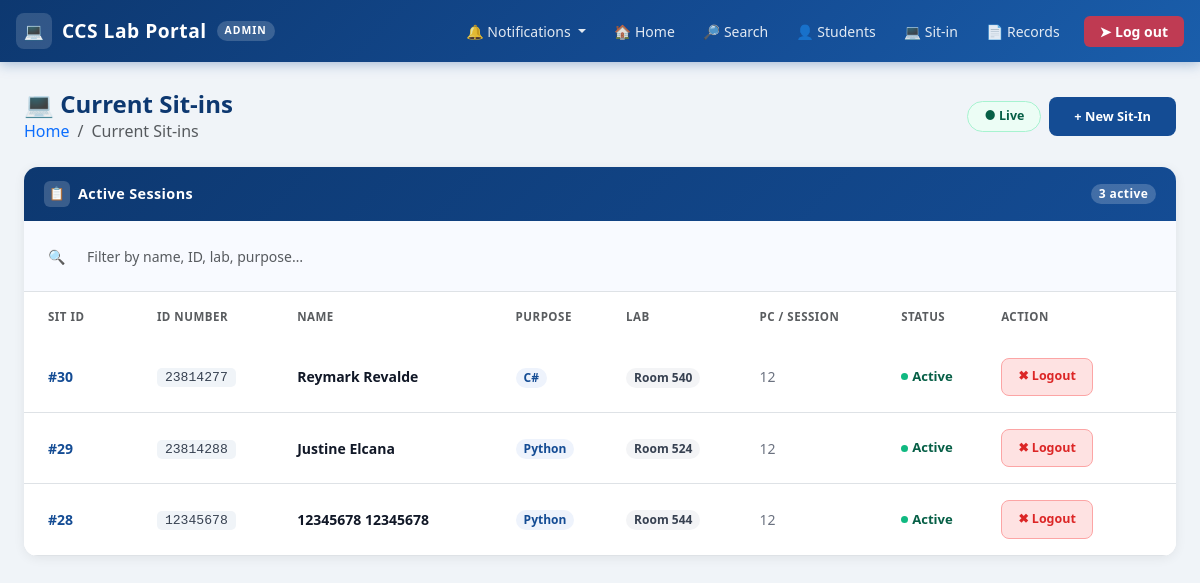
/admin/current_sitin (signed in), run on an earlier commit of the app's database.
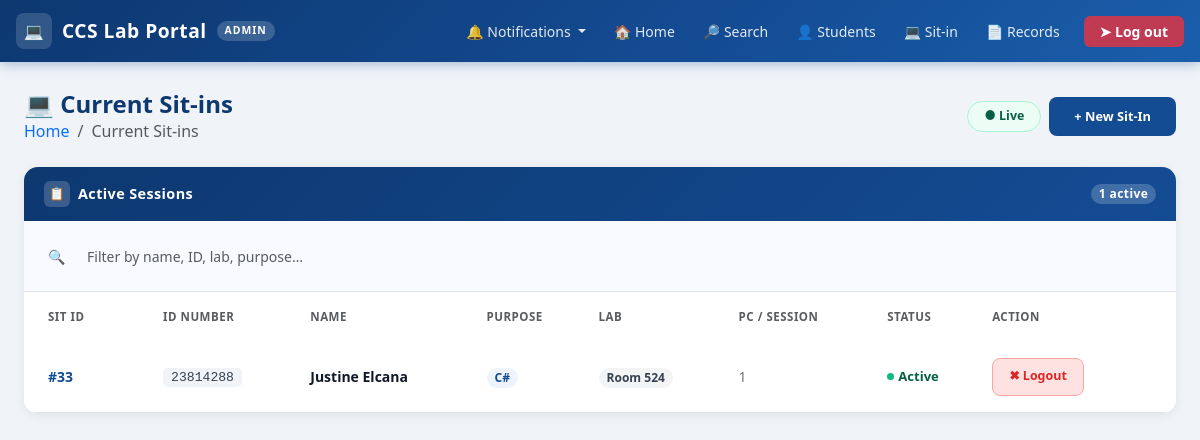
And on a later commit of the database.
### tables this page shows
CREATE TABLE sessions_history(
            session_id INTEGER PRIMARY KEY AUTOINCREMENT,
            student_id INTEGER NOT NULL,
            login_time TEXT,
            logout_time TEXT,
            session_date TEXT NOT NULL,
            purpose TEXT,
            pc_number TEXT,
            lab_room TEXT,       
            FOREIGN KEY(student_id) REFERENCES students(id)
        );

CREATE TABLE students(
            id INTEGER PRIMARY KEY AUTOINCREMENT,
            id_number TEXT UNIQUE NOT NULL,
            first_name TEXT NOT NULL CHECK(length(first_name) <= 30),
            middle_name TEXT CHECK(length(middle_name) <= 30),
            last_name TEXT NOT NULL CHECK(length(last_name) <= 30),
            course_level INTEGER NOT NULL CHECK(course_level BETWEEN 1 AND 4),
            course TEXT NOT NULL,
            password TEXT NOT NULL,
            email TEXT UNIQUE NOT NULL,
            address TEXT NOT NULL,
            sessions_remaining INTEGER NOT NULL DEFAULT 30 CHECK(sessions_remaining BETWEEN 0 AND 30),
            total_session_used INTEGER NOT NULL DEFAULT 0 CHECK(total_session_used >= 0),
            profile_photo TEXT DEFAULT NULL
            );

### app.py (the view)
@app.route("/admin/current_sitin")
def admin_current_sitin():
    if "user" not in session or session.get("role") != "admin":
        flash("Please log in first!", "warning")
        return redirect(url_for("login"))
    try:
        current = view_current_sitin()  # Fetch all active sit-ins
        return render_template(
            "admin/admin_current_sitin.html",
            current=current
        )
    except Exception as e:
        flash(f"Error fetching current sit-ins: {str(e)}", "danger")
        return render_template("admin/admin_current_sitin.html", current=[])

### database.py (called while the page is built)
def get_db():
    if "db" not in g:
        g.db = sqlite3.connect(
            DATABASE,
            detect_types=sqlite3.PARSE_DECLTYPES,
            timeout=30
        )
        g.db.row_factory = sqlite3.Row
        g.db.execute("PRAGMA journal_mode = WAL")
        g.db.execute("PRAGMA foreign_keys = ON")
    return g.db

### db_helper.py (called while the page is built)
def execute(query, params=(), fetchone=False, fetchall=False, commit=False):
    db = get_db()
    if fetchone and fetchall:
        raise ValueError("Cannot Use Fetchone and Fetchall at the same time!")
    cursor = db.execute(query,params)
    try:
        result = None
        if fetchone:
            row = cursor.fetchone()
            result = dict(row) if row else None
        elif fetchall:
            rows = cursor.fetchall()
            result = [dict(r) for r in rows]
        if commit:
            db.commit()
            return cursor.rowcount
        return result
    except Exception:
        db.rollback()
        raise
    finally:
        cursor.close()

### models/admin_models.py (called while the page is built)
def view_current_sitin():
    query = """
    SELECT
        sh.session_id AS sit_id,
        s.id_number,
        s.first_name || ' ' || s.last_name AS name,
        sh.purpose,
        sh.lab_room AS sit_lab,
        sh.pc_number AS session,
        CASE
            WHEN sh.logout_time IS NULL THEN 'Active'
            ELSE 'Ended'
        END AS status,
        sh.login_time
    FROM sessions_history sh
    JOIN students s ON sh.student_id = s.id
    WHERE sh.logout_time IS NULL
    ORDER BY sh.login_time DESC
    """
    sitins = execute(query, fetchall=True)
    return sitins

### templates/admin/admin_current_sitin.html (shortened to what this page needs)
{% extends "admin/admin_base.html" %}
{% block content %}
<div class="page-header d-flex align-items-center justify-content-between flex-wrap gap-2">
  <div>
    <h4>&#128187; Current Sit-ins</h4>
    <nav aria-label="breadcrumb">
      <ol class="breadcrumb mb-0">
        <li class="breadcrumb-item"><a href="/admin/dashboard" class="text-decoration-none">Home</a></li>
        <li class="breadcrumb-item active" aria-current="page">Current Sit-ins</li>
      </ol>
    </nav>
  </div>
  <div class="d-flex align-items-center gap-2">
    <span class="badge rounded-pill px-3 py-2"
          style="background:#ecfdf5; color:#065f46; font-size:0.78rem; font-weight:700; border:1px solid #a7f3d0;">
      &#9679; Live
    </span>
    <button class="btn btn-sm rounded-3 fw-semibold px-4"
            style="background:#144c94; color:#fff; font-size:0.8rem;"
            data-bs-toggle="modal" data-bs-target="#searchModal">
      &#43; New Sit-In
    </button>
  </div>
</div>
<div class="dash-card card">
  <div class="card-header-custom d-flex align-items-center justify-content-between">
    <div class="d-flex align-items-center gap-2">
      <div class="header-icon">&#128203;</div>
      Active Sessions
    </div>
    <span class="badge rounded-pill"
          style="background:rgba(255,255,255,0.2); font-size:0.75rem; font-weight:600;">
      {% if current %}{{ current|length }} active{% else %}0 active{% endif %}
    </span>
  </div>
  <div class="card-body p-0">
    {% if current %}
    <div class="px-4 py-3 border-bottom d-flex align-items-center gap-2" style="background:#f8faff;">
      <span style="color:#6b7280; font-size:0.875rem;">&#128269;</span>
      <input type="text" id="tableSearch" class="form-control form-control-sm border-0 shadow-none"
             placeholder="Filter by name, ID, lab, purpose…"
             style="background:transparent; font-size:0.875rem; max-width:320px;"
             oninput="filterTable()">
    </div>
    <div class="table-responsive">
      <table class="table mb-0" id="sitinTable" style="font-size:0.875rem;">
        <thead style="background:#f0f4f8;">
          <tr>
            <th class="px-4 py-3 text-muted fw-semibold border-0"
                style="font-size:0.72rem; text-transform:uppercase; letter-spacing:0.5px; white-space:nowrap;">
              Sit ID
            </th>
            <th class="py-3 text-muted fw-semibold border-0"
                style="font-size:0.72rem; text-transform:uppercase; letter-spacing:0.5px; white-space:nowrap;">
              ID Number
            </th>
            <th class="py-3 text-muted fw-semibold border-0"
                style="font-size:0.72rem; text-transform:uppercase; letter-spacing:0.5px;">
              Name
            </th>
            <th class="py-3 text-muted fw-semibold border-0"
                style="font-size:0.72rem; text-transform:uppercase; letter-spacing:0.5px;">
              Purpose
            </th>
            <th class="py-3 text-muted fw-semibold border-0"
                style="font-size:0.72rem; text-transform:uppercase; letter-spacing:0.5px;">
              Lab
            </th>
            <th class="py-3 text-muted fw-semibold border-0"
                style="font-size:0.72rem; text-transform:uppercase; letter-spacing:0.5px;">
              PC / Session
            </th>
            <th class="py-3 text-muted fw-semibold border-0"
                style="font-size:0.72rem; text-transform:uppercase; letter-spacing:0.5px;">
              Status
            </th>
            <th class="py-3 pe-4 text-muted fw-semibold border-0"
                style="font-size:0.72rem; text-transform:uppercase; letter-spacing:0.5px;">
              Action
            </th>
          </tr>
        </thead>
        <tbody id="sitinTableBody">
          {% for sitin in current %}
          <tr class="sitin-row border-bottom" style="transition:background 0.15s;">
            <td class="px-4 py-3 align-middle">
              <span class="fw-semibold" style="color:#144c94;">#{{ sitin.sit_id }}</span>
            </td>
            <td class="py-3 align-middle">
              <code style="background:#f0f4f8; padding:2px 8px; border-radius:5px;
                           font-size:0.82rem; color:#374151;">
                {{ sitin.id_number }}
              </code>
            </td>
            <td class="py-3 align-middle fw-semibold" style="color:#111827;">
              {{ sitin.name }}
            </td>
            <td class="py-3 align-middle">
              <span class="badge rounded-pill px-2 py-1"
                    style="background:#eef3fc; color:#144c94; font-size:0.75rem; font-weight:600;">
                {{ sitin.purpose }}
              </span>
            </td>
            <td class="py-3 align-middle">
              <span class="badge rounded-pill px-2 py-1"
                    style="background:#f3f4f6; color:#374151; font-size:0.75rem; font-weight:600;">
                Room {{ sitin.sit_lab }}
              </span>
            </td>
            <td class="py-3 align-middle" style="color:#6b7280;">
              {{ sitin.session }}
            </td>
            <td class="py-3 align-middle">
              {% if sitin.status == 'Active' %}
                <span class="d-flex align-items-center gap-1" style="color:#065f46; font-size:0.82rem; font-weight:600;">
                  <span style="width:7px;height:7px;background:#10b981;border-radius:50%;display:inline-block;"></span>
                  Active
                </span>
              {% else %}
                <span class="d-flex align-items-center gap-1" style="color:#6b7280; font-size:0.82rem; font-weight:600;">
                  <span style="width:7px;height:7px;background:#d1d5db;border-radius:50%;display:inline-block;"></span>
                  {{ sitin.status }}
                </span>
              {% endif %}
            </td>
            <td class="py-3 pe-4 align-middle">
              <form action="{{ url_for('admin_end_sitin', session_id=sitin.sit_id) }}" method="post">
                <button type="submit"
                        class="btn btn-sm rounded-3 fw-semibold px-3"
                        style="font-size:0.78rem;
                               {% if sitin.status == 'Active' %}
                               background:#fee2e2; color:#dc2626; border:1px solid #fca5a5;
                               {% else %}
                               background:#f3f4f6; color:#9ca3af; border:1px solid #e5e7eb; cursor:not-allowed;
                               {% endif %}"
                        {% if sitin.status != 'Active' %}disabled{% endif %}>
                  &#10006; Logout
                </button>
              </form>
            </td>
          </tr>
          {% endfor %}
        </tbody>
      </table>
    </div>
    {% endif %}
  </div>
</div>
{% endblock %}

### templates/admin/admin_base.html (shortened to what this page needs)
<!DOCTYPE html>
<html lang="en">
<head>
    <link rel="stylesheet" href="{{ url_for('static', filename='css/bootstrap.min.css') }}">
    <link rel="stylesheet" href="{{ url_for('static', filename='css/style.css') }}">
</head>
<body>
<nav class="navbar navbar-expand-lg top-navbar">
  <div class="container-fluid px-3">
    <a class="navbar-brand" href="/admin/dashboard">
      <div class="brand-icon">&#128187;</div>
      CCS Lab Portal
      <span class="admin-badge">Admin</span>
    </a>
    <div class="collapse navbar-collapse" id="adminNavbar">
      <ul class="navbar-nav ms-auto align-items-lg-center gap-1">
        <li class="nav-item dropdown">
          <a class="nav-link dropdown-toggle" href="#" id="notifDropdown"
             role="button" data-bs-toggle="dropdown" aria-expanded="false">
            &#128276; Notifications
          </a>
        </li>
        <li class="nav-item">
          <a class="nav-link" href="/admin/dashboard">&#127968; Home</a>
        </li>
        <li class="nav-item">
          <a class="nav-link" href="#" data-bs-toggle="modal" data-bs-target="#searchModal">
            &#128270; Search
          </a>
        </li>
        <li class="nav-item">
          <a class="nav-link" href="/admin/students">&#128100; Students</a>
        </li>
        <li class="nav-item">
          <a class="nav-link" href="/admin/current_sitin">&#128187; Sit-in</a>
        </li>
        <li class="nav-item">
          <a class="nav-link" href="/admin/sitin/records">&#128196; Records</a>
        </li>
        <li class="nav-item ms-lg-2">
          <a class="btn-logout" href="/logout">&#10148; Log out</a>
        </li>
      </ul>
    </div>
  </div>
</nav>
<div class="page-wrapper">
    {% block content %}{% endblock %}
</div>
</body>
</html>

### static/css/style.css (style rules this page uses)
.navbar-brand, .nav-link { color: white !important; }
body { background-color: #f0f4ff; font-family: 'Inter', sans-serif; min-height: 100vh; }
.form-control, .form-select { border-radius: 8px; border-color: #d1d5db; font-size: 0.9rem; padding: 0.55rem 0.85rem; transition: border-color 0.2s, box-shadow 0.2s; }
.btn { border-radius: 8px; font-weight: 600; padding: 0.55rem 1.4rem; font-size: 0.9rem; }

### templates/admin/admin_base.html (style rules this page uses)
:root { --uc-blue: #144c94; --uc-blue-dark: #0d3870; --uc-blue-light: #1a5eab; }
body { background-color: #f0f4f8; font-family: 'Segoe UI', system-ui, -apple-system, sans-serif; min-height: 100vh; }
.top-navbar { background: linear-gradient(135deg, var(--uc-blue-dark) 0%, var(--uc-blue) 60%, var(--uc-blue-light) 100%); box-shadow: 0 2px 12px rgba(20, 76, 148, 0.35); position: sticky; top: 0; z-index: 1030; min-height: 60px; }
.top-navbar .navbar-brand { font-weight: 700; font-size: 1.2rem; color: #fff !important; letter-spacing: 0.5px; display: flex; align-items: center; gap: 10px; }
.top-navbar .navbar-brand .brand-icon { width: 36px; height: 36px; background: rgba(255,255,255,0.15); border-radius: 8px; display: flex; align-items: center; justify-content: center; font-size: 1rem; }
.admin-badge { background: rgba(255,255,255,0.18); color: #fff; font-size: 0.65rem; font-weight: 700; letter-spacing: 1px; text-transform: uppercase; padding: 2px 8px; border-radius: 20px; vertical-align: middle; }
.top-navbar .nav-link { color: rgba(255,255,255,0.88) !important; font-size: 0.875rem; font-weight: 500; padding: 0.45rem 0.75rem !important; border-radius: 6px; transition: background 0.18s, color 0.18s; }
.top-navbar .btn-logout { background: rgba(220, 53, 69, 0.85); border: none; color: #fff; font-size: 0.875rem; font-weight: 600; padding: 0.4rem 1rem; border-radius: 6px; transition: background 0.18s; text-decoration: none; }
.page-wrapper { padding: 1.75rem 1.5rem; max-width: 1400px; margin: 0 auto; }
.page-header { margin-bottom: 1.5rem; }
.page-header h4 { color: var(--uc-blue-dark); font-weight: 700; margin: 0; }
.dash-card { border: none; border-radius: 14px; box-shadow: 0 2px 12px rgba(0,0,0,0.07); overflow: hidden; height: 100%; }
.dash-card .card-header-custom { background: linear-gradient(135deg, var(--uc-blue-dark), var(--uc-blue)); color: #fff; padding: 14px 20px; font-weight: 700; font-size: 0.9rem; letter-spacing: 0.4px; display: flex; align-items: center; gap: 8px; }
.dash-card .card-header-custom .header-icon { width: 26px; height: 26px; background: rgba(255,255,255,0.18); border-radius: 6px; display: flex; align-items: center; justify-content: center; font-size: 0.8rem; }
.dash-card .card-body { padding: 1.25rem 1.5rem; background: #fff; }

What changed in the data, as far as the page shows it:
no longer on this page (row edited): sessions_history: sit_id "30", id_number "23814277", name "Reymark Revalde", purpose "C#", sit_lab "540", session "12"
no longer on this page (row edited): sessions_history: sit_id "29", id_number "23814288", name "Justine Elcana", purpose "Python", sit_lab "524", session "12"
removed sessions_history: sit_id "28", id_number "12345678", name "12345678 12345678", purpose "Python", sit_lab "544", session "12"
added sessions_history: sit_id "33", id_number "23814288", name "Justine Elcana", purpose "C#", sit_lab "524", session "1"
Also different on the page:
{{ current|length }}: "3" → "1"
